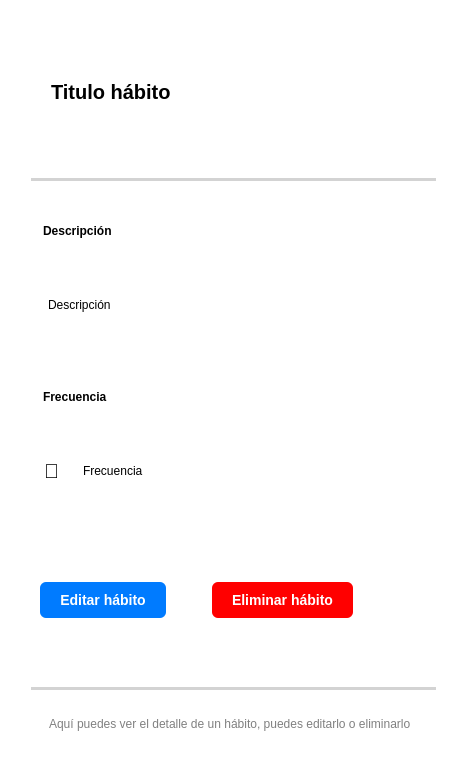
<?xml version="1.0" encoding="UTF-8"?>
<ui version="4.0">
 <class>habits_module</class>
 <widget class="QWidget" name="habits_module">
  <property name="geometry">
   <rect>
    <x>0</x>
    <y>0</y>
    <width>467</width>
    <height>762</height>
   </rect>
  </property>
  <property name="windowTitle">
   <string>Form</string>
  </property>
  <property name="styleSheet">
   <string notr="true">QWidget {
	background-color: white;
	margin-left: 20px;
	margin-top: 0;
	margin-right: 20px;
	border-radius: 10px;
	padding: 15px;
	/*padding: 10px;*/
	/*margin: 60px 20px 80px;*/
}

QLabel {
  color: black;
}</string>
  </property>
  <layout class="QVBoxLayout" name="verticalLayout">
   <item>
    <widget class="QLabel" name="label_habit_name">
     <property name="styleSheet">
      <string notr="true">font-weight: bold;
font-size: 20px;
margin-bottom: 0;
margin-top: 0;</string>
     </property>
     <property name="text">
      <string>Titulo hábito</string>
     </property>
    </widget>
   </item>
   <item>
    <widget class="Line" name="line_2">
     <property name="styleSheet">
      <string notr="true">color: lightgray;
background-color: lightgray;</string>
     </property>
     <property name="orientation">
      <enum>Qt::Orientation::Horizontal</enum>
     </property>
    </widget>
   </item>
   <item>
    <widget class="QWidget" name="description_widget" native="true">
     <property name="styleSheet">
      <string notr="true">QWidget {
  padding: 0;
  margin-top: 0;
  margin-bottom: 0;
}</string>
     </property>
     <layout class="QVBoxLayout" name="verticalLayout_4">
      <item>
       <widget class="QLabel" name="label_desc_title">
        <property name="styleSheet">
         <string notr="true">QLabel {
  font-weight: bold;
}</string>
        </property>
        <property name="text">
         <string>Descripción</string>
        </property>
       </widget>
      </item>
      <item>
       <widget class="QLabel" name="label_habit_desc">
        <property name="sizePolicy">
         <sizepolicy hsizetype="Preferred" vsizetype="Preferred">
          <horstretch>0</horstretch>
          <verstretch>0</verstretch>
         </sizepolicy>
        </property>
        <property name="styleSheet">
         <string notr="true">QLabel {
	padding: 5px;
	border: 0px solid gray;
}</string>
        </property>
        <property name="text">
         <string>Descripción</string>
        </property>
       </widget>
      </item>
     </layout>
    </widget>
   </item>
   <item>
    <widget class="QWidget" name="frequency_widget" native="true">
     <property name="styleSheet">
      <string notr="true">QWidget {
  padding: 0;
  margin-top: 0;
  margin-bottom: 0;
}</string>
     </property>
     <layout class="QVBoxLayout" name="verticalLayout_8">
      <item>
       <widget class="QLabel" name="label_freq_title">
        <property name="styleSheet">
         <string notr="true">QLabel {
  font-weight: bold;
}</string>
        </property>
        <property name="text">
         <string>Frecuencia</string>
        </property>
       </widget>
      </item>
      <item>
       <widget class="QWidget" name="widget" native="true">
        <layout class="QHBoxLayout" name="horizontalLayout_2">
         <item>
          <widget class="QLabel" name="label_2">
           <property name="styleSheet">
            <string notr="true">max-width: 35px;
padding-left: 0;
margin-right: 0;
margin-left: 10px;
font-size: 20px;</string>
           </property>
           <property name="text">
            <string>📅</string>
           </property>
          </widget>
         </item>
         <item>
          <widget class="QLabel" name="label_habit_freq">
           <property name="styleSheet">
            <string notr="true">QLabel {
	padding: 0px;
	border: 0px solid gray;
	margin-left: 0px;
}</string>
           </property>
           <property name="text">
            <string>Frecuencia</string>
           </property>
          </widget>
         </item>
        </layout>
       </widget>
      </item>
     </layout>
    </widget>
   </item>
   <item>
    <widget class="QWidget" name="buttons_widget" native="true">
     <property name="styleSheet">
      <string notr="true">margin: 20px;
font-weight: bold;</string>
     </property>
     <layout class="QHBoxLayout" name="horizontalLayout">
      <item>
       <widget class="QPushButton" name="btn_edit">
        <property name="styleSheet">
         <string notr="true">QPushButton {
    background-color: #007BFF;
    color: white;
    padding: 10px 20px;
    border-radius: 6px;
    border: none;
    font-size: 14px;
    font-weight: bold;
}

QPushButton:hover {
    background-color: #0056b3;
}

QPushButton:pressed {
    background-color: #004085;
}</string>
        </property>
        <property name="text">
         <string>Editar hábito</string>
        </property>
       </widget>
      </item>
      <item>
       <widget class="QPushButton" name="btn_delete">
        <property name="styleSheet">
         <string notr="true">QPushButton {
    background-color: red;
    color: white;
    padding: 10px 20px;
    border-radius: 6px;
    border: none;
    font-size: 14px;
    font-weight: bold;
}

QPushButton:hover {
    background-color: #d32f2f;
}

QPushButton:pressed {
    background-color: #b71c1c;
}</string>
        </property>
        <property name="text">
         <string>Eliminar hábito</string>
        </property>
       </widget>
      </item>
      <item>
       <spacer name="horizontalSpaces">
        <property name="orientation">
         <enum>Qt::Orientation::Horizontal</enum>
        </property>
        <property name="sizeHint" stdset="0">
         <size>
          <width>40</width>
          <height>20</height>
         </size>
        </property>
       </spacer>
      </item>
     </layout>
    </widget>
   </item>
   <item>
    <widget class="Line" name="line">
     <property name="styleSheet">
      <string notr="true">color: lightgray;
background-color: lightgray;</string>
     </property>
     <property name="orientation">
      <enum>Qt::Orientation::Horizontal</enum>
     </property>
    </widget>
   </item>
   <item>
    <widget class="QLabel" name="label">
     <property name="styleSheet">
      <string notr="true">margin-top: 0;
margin-bottom: 0;

max-height: 25px;
color: gray;</string>
     </property>
     <property name="text">
      <string>Aquí puedes ver el detalle de un hábito, puedes editarlo o eliminarlo</string>
     </property>
    </widget>
   </item>
  </layout>
 </widget>
 <resources/>
 <connections/>
</ui>
